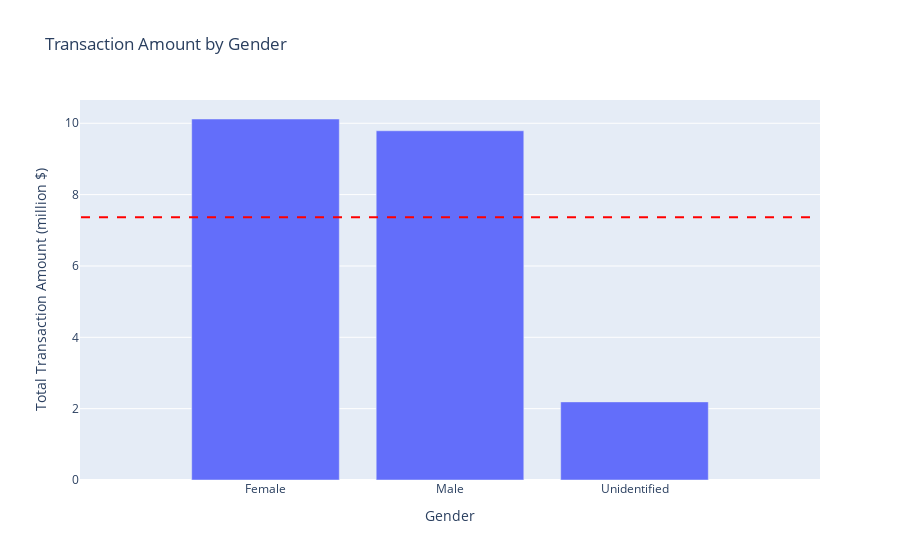

Write notebook code for a chart like this one.
### Markdown cell above
From the first look, during the period, female has higher transaction amount than male

### Code cell
# Group the data by 'Gender' and calculate the sum of transaction amounts
gender_groups = df.groupby('Gender')['TransactionAmount'].sum().divide(10**6).round(2)

# Calculate the mean of the TransactionAmount
mean_transaction_amount = gender_groups.mean()

# Create a bar chart using Plotly Express
fig = px.bar(gender_groups, x=gender_groups.index, y='TransactionAmount', title='Transaction Amount by Gender')
fig.update_xaxes(title_text='Gender')
fig.update_yaxes(title_text='Total Transaction Amount (million $)')

# Increase the length of the horizontal line for the mean value
fig.add_shape(
    type='line',
    x0=-1,
    x1=len(gender_groups),
    y0=mean_transaction_amount,
    y1=mean_transaction_amount,
    line=dict(color='red', dash='dash'),
    name='Mean Transaction Amount'
)

# Show the interactive chart
fig.show()

### Figure 1 — Plotly figure (JSON) as saved in the notebook; plotly's stock layout.template omitted (floating-point values rounded to 4 significant figures)
{"data": [{"alignmentgroup": "True", "hovertemplate": "Gender=%{x}<br>TransactionAmount=%{y}<extra></extra>", "legendgroup": "", "marker": {"color": "#636efa", "pattern": {"shape": ""}}, "name": "", "offsetgroup": "", "orientation": "v", "showlegend": false, "textposition": "auto", "type": "bar", "x": ["Female", "Male", "Unidentified"], "xaxis": "x", "y": [10.12, 9.79, 2.19], "yaxis": "y"}], "layout": {"barmode": "relative", "legend": {"tracegroupgap": 0}, "shapes": [{"line": {"color": "red", "dash": "dash"}, "name": "Mean Transaction Amount", "type": "line", "x0": -1, "x1": 3, "y0": 7.367, "y1": 7.367}], "title": {"text": "Transaction Amount by Gender"}, "xaxis": {"anchor": "y", "domain": [0, 1], "title": {"text": "Gender"}}, "yaxis": {"anchor": "x", "domain": [0, 1], "title": {"text": "Total Transaction Amount (million $)"}}}}
